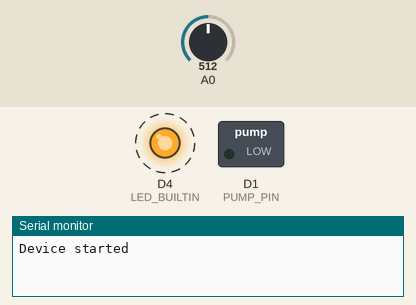
The program below on a simulated ESP8266 (NodeMCU). Parts: switched loads named in the program (green lamp = pin HIGH), output pins drawn as LEDs (lit = HIGH, except the on-board LED, lit = LOW), the last lines printed to the serial monitor. Dashed ring = blinking. The test bench sets the inputs (shaded band); at power-on: A0 = 512. Pins used as bus, display or sensor lines are not drawn. At 3.6 s the program puts the board to deep sleep or switches it off; the recording ends there.

Above: at 0.1 s.
At 2.3 s:
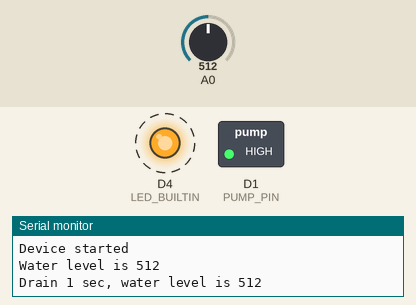
2.4 s: A0 set to 122
At 3.5 s:
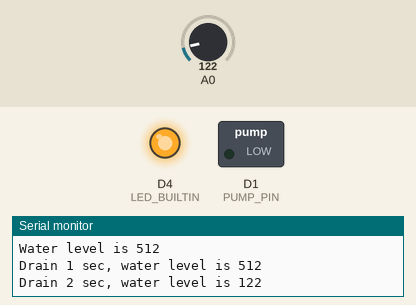
Timing chart, 0 to 3.6 s (numbered marks = the images above; inputs shaded):
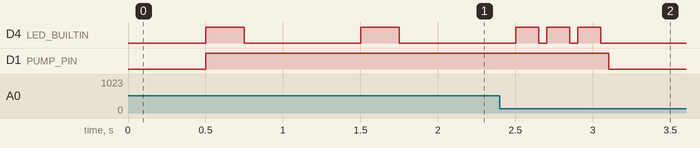

Measured:
- after the input at 2.4 s, D1 (PUMP_PIN): HIGH → LOW after 0.70 s
- by itself, D4 (LED_BUILTIN): alternates HIGH for 0.25 s and LOW for 0.75 s

The program:

main.cpp
```cpp
#include <Arduino.h>
#include <settings.h>

volatile uint16_t forceSpillDuration = 0;

uint16_t drain(uint16_t minStopLevel = MIN_SPILL_LEVEL / 2, uint16_t maxSpillSeconds = MAX_SPILL_SECONDS);
void drainForce(uint16_t spillSeconds);
void sleep(uint32_t interval = SLEEP_DURATION_SEC);
void blinkLED(unsigned long on = 750, unsigned long off = 250);

void setup()
{
#ifdef DEBUG_ENABLE
    Serial.begin(9600); // COM init
#endif

    pinMode(PUMP_PIN, OUTPUT);
    pinMode(LED_BUILTIN, OUTPUT);
    pinMode(SENSOR_POWER_PIN, OUTPUT);
    digitalWrite(LED_BUILTIN, LOW);

    Serial.println("Device started");
}

void loop()
{
    digitalWrite(SENSOR_POWER_PIN, HIGH);
    delay(500);
    uint16_t waterLevel = analogRead(A0);
    DEBUG("Water level is " + String(waterLevel));
    if (waterLevel >= MIN_SPILL_LEVEL)
    {
        uint16_t spillSeconds = drain(MIN_SPILL_LEVEL / 1.5, MAX_SPILL_SECONDS / 2);
        digitalWrite(SENSOR_POWER_PIN, LOW);
        drainForce(spillSeconds / 2);
    }
    digitalWrite(SENSOR_POWER_PIN, LOW);
    delay(500);
    sleep(SLEEP_DURATION_SEC);
}

uint16_t drain(uint16_t minStopLevel, uint16_t maxSpillSeconds)
{
    uint16_t waterLevel = 0;
    uint32_t startTime = millis();
    uint16_t spillSeconds = 0;

    digitalWrite(PUMP_PIN, HIGH);

    do
    {
        blinkLED();
        spillSeconds = (millis() - startTime) / 1000;
        waterLevel = analogRead(A0);
        DEBUG("Drain " + String(spillSeconds) + " sec, water level is " + String(waterLevel));

        yield();

    } while (waterLevel >= minStopLevel && spillSeconds < maxSpillSeconds);

    digitalWrite(PUMP_PIN, LOW);
    return spillSeconds;
}

void drainForce(uint16_t spillSeconds)
{
    long remainingMs = (long)spillSeconds * 1000;
    digitalWrite(PUMP_PIN, HIGH);
    while (remainingMs > 0)
    {
        blinkLED(50, 150);
        remainingMs -= 400;

        yield();
    }

    digitalWrite(PUMP_PIN, LOW);
}

void blinkLED(unsigned long on, unsigned long off)
{
    digitalWrite(LED_BUILTIN, HIGH);
    delay(off);
    digitalWrite(LED_BUILTIN, LOW);
    delay(on);
}

void sleep(uint32_t sleepDurationSec)
{
    DEBUG("Go sleep " + String(sleepDurationSec) + " sec");
    ESP.deepSleep(sleepDurationSec * 1000000);
}
```

settings.h
```cpp
#define SETTINGS_H

#include <Arduino.h>
#include <IPAddress.h>

#define DEBUG_ENABLE

#ifdef DEBUG_ENABLE
#define DEBUG(x) Serial.println(x)
#else
#define DEBUG(x)
#endif

#define DEVICE_SERIAL "00001"
#define DEVICE_NAME "ESP Drainer " DEVICE_SERIAL

#pragma once

#define PUMP_PIN D1
#define SENSOR_POWER_PIN D2
constexpr const uint16_t SLEEP_DURATION_SEC = 60;
constexpr const uint16_t MIN_SPILL_LEVEL = 300;
constexpr const uint16_t MAX_SPILL_SECONDS = 600;

// SETTINGS_H
```
